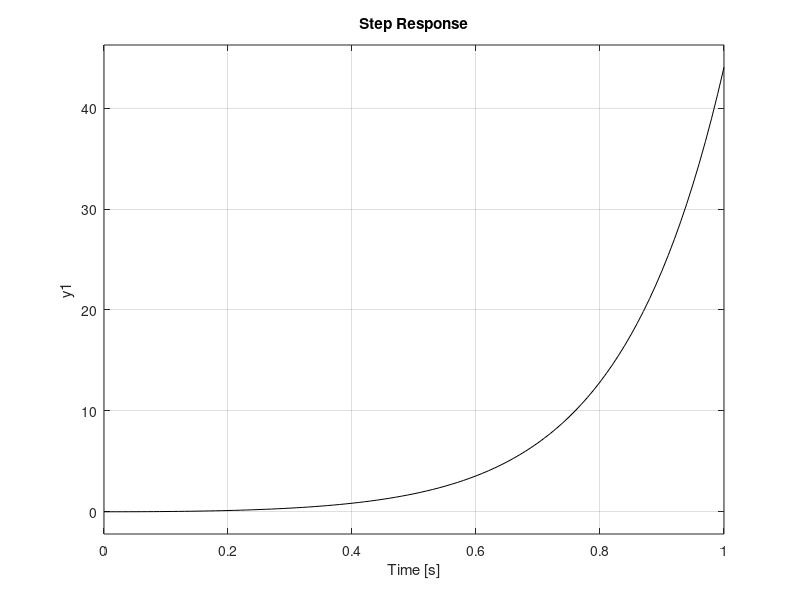
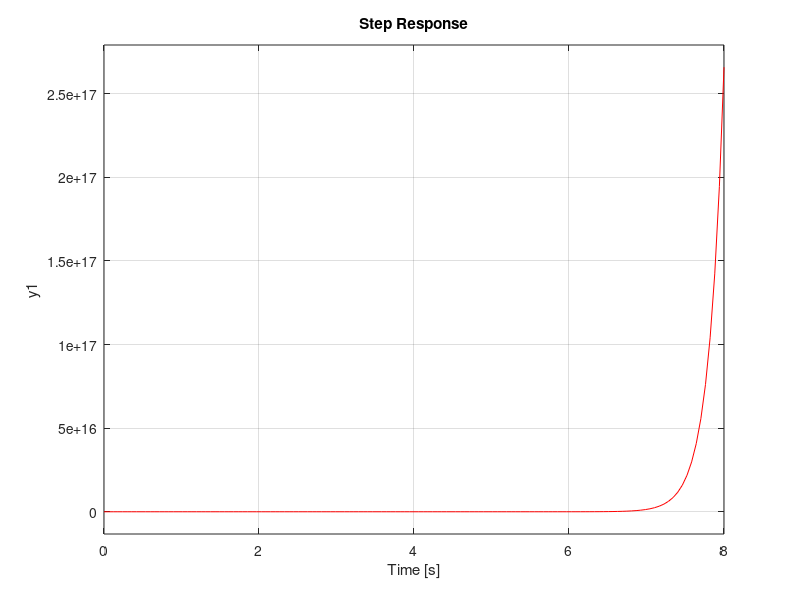
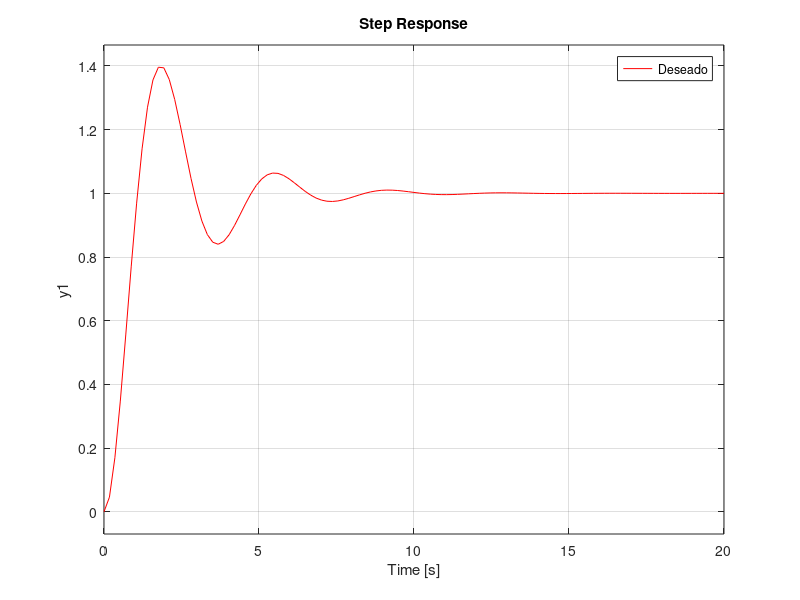
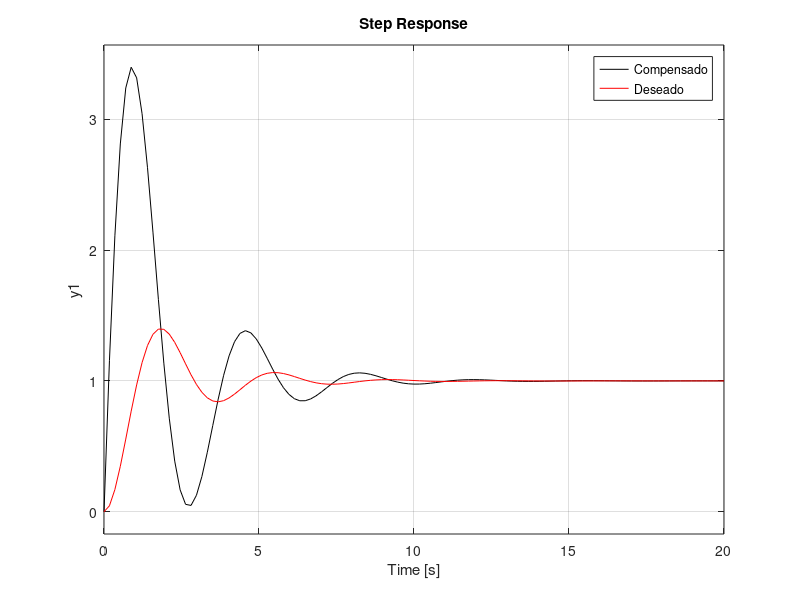

Recreate these plots in MATLAB, in order.
clc
close all
clear

%proceso
g=tf(4,[1 -6 0]);
step(g,'k')
g_cl=feedback(g,1);
figure
step(g_cl,'r')
%deseado
Ts=8;
so=0.4;
e=sqrt((log(so))^2/(pi^2+(log(so))^2));
wn=4/(Ts*e);
g_d=tf(wn^2,[1 2*e*wn wn^2]);
figure
step(g_d,'r')
legend('Deseado')
[P Z]=pzmap(g_d)

pol_d=[1 2*e*wn wn^2];
%--------controlador----
Kp=3.189/4;
Td=7/(4*Kp);
gc=tf([Kp*Td Kp],1);


%------------
sis_ol=gc*g;
sis_cl= feedback(sis_ol,1);
figure
step(sis_cl,'k')
hold on
step(g_d,'r')
legend('Compensado','Deseado')

figure
pzmap(sis_cl)

%-----------lugar geometrico---
figure
rlocus(g)
figure
rlocus(sis_ol)


%--------pid------------
pol_a = conv(pol_d,[1 50]);%[1 100]);
b= pol_a(2);
c= pol_a(3);
d= pol_a(4);
Kp=c/4;%25.79;%10.1888/4;%53.189/4;
Td=(b+6)/(4*Kp);%1.0369;%(8+6)/(4*Kp);%57/(4*Kp);
Ti=4*Kp/d;%0.013006;%4*Kp/(22.3217); %4*Kp/(159.45);
g_c=tf([Kp*Td*Ti Kp*Ti Kp],[Ti 0]);


%------------
sis_ol=g_c*g;
sis_cl= feedback(sis_ol,1);
figure
step(sis_cl,'k')
hold on
step(g_d,'r')
legend('Compensado PID','Deseado')

figure
pzmap(sis_cl)

%-----------lugar geometrico---
figure
rlocus(g)
figure
rlocus(sis_ol)
